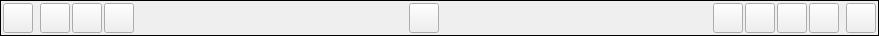
<?xml version="1.0" encoding="UTF-8"?>
<ui version="4.0">
 <class>BottomBarWidgetClass</class>
 <widget class="QFrame" name="BottomBarWidgetClass">
  <property name="geometry">
   <rect>
    <x>0</x>
    <y>0</y>
    <width>879</width>
    <height>36</height>
   </rect>
  </property>
  <property name="sizePolicy">
   <sizepolicy hsizetype="Expanding" vsizetype="Fixed">
    <horstretch>0</horstretch>
    <verstretch>0</verstretch>
   </sizepolicy>
  </property>
  <property name="minimumSize">
   <size>
    <width>0</width>
    <height>0</height>
   </size>
  </property>
  <property name="maximumSize">
   <size>
    <width>16777215</width>
    <height>16777215</height>
   </size>
  </property>
  <property name="windowTitle">
   <string notr="true">Form</string>
  </property>
  <property name="windowOpacity">
   <double>9.000000000000000</double>
  </property>
  <property name="styleSheet">
   <string notr="true"/>
  </property>
  <property name="frameShape">
   <enum>QFrame::Box</enum>
  </property>
  <layout class="QHBoxLayout" name="horizontalLayout">
   <property name="spacing">
    <number>2</number>
   </property>
   <property name="leftMargin">
    <number>2</number>
   </property>
   <property name="topMargin">
    <number>2</number>
   </property>
   <property name="rightMargin">
    <number>2</number>
   </property>
   <property name="bottomMargin">
    <number>2</number>
   </property>
   <item>
    <widget class="VxPushButton" name="m_MessengerButton">
     <property name="sizePolicy">
      <sizepolicy hsizetype="Fixed" vsizetype="Fixed">
       <horstretch>0</horstretch>
       <verstretch>0</verstretch>
      </sizepolicy>
     </property>
     <property name="minimumSize">
      <size>
       <width>30</width>
       <height>30</height>
      </size>
     </property>
     <property name="maximumSize">
      <size>
       <width>30</width>
       <height>30</height>
      </size>
     </property>
     <property name="font">
      <font>
       <pointsize>10</pointsize>
       <bold>true</bold>
      </font>
     </property>
     <property name="text">
      <string notr="true"/>
     </property>
    </widget>
   </item>
   <item>
    <spacer name="horizontalSpacer">
     <property name="orientation">
      <enum>Qt::Horizontal</enum>
     </property>
     <property name="sizeType">
      <enum>QSizePolicy::Fixed</enum>
     </property>
     <property name="sizeHint" stdset="0">
      <size>
       <width>5</width>
       <height>15</height>
      </size>
     </property>
    </spacer>
   </item>
   <item>
    <widget class="VxPushButton" name="m_GroupJoinButton">
     <property name="sizePolicy">
      <sizepolicy hsizetype="Fixed" vsizetype="Fixed">
       <horstretch>0</horstretch>
       <verstretch>0</verstretch>
      </sizepolicy>
     </property>
     <property name="minimumSize">
      <size>
       <width>30</width>
       <height>30</height>
      </size>
     </property>
     <property name="maximumSize">
      <size>
       <width>30</width>
       <height>30</height>
      </size>
     </property>
     <property name="font">
      <font>
       <pointsize>10</pointsize>
       <bold>true</bold>
      </font>
     </property>
     <property name="text">
      <string notr="true"/>
     </property>
    </widget>
   </item>
   <item>
    <widget class="VxPushButton" name="m_ChatRoomJoinButton">
     <property name="minimumSize">
      <size>
       <width>30</width>
       <height>30</height>
      </size>
     </property>
     <property name="maximumSize">
      <size>
       <width>30</width>
       <height>30</height>
      </size>
     </property>
     <property name="text">
      <string notr="true"/>
     </property>
     <property name="iconSize">
      <size>
       <width>30</width>
       <height>30</height>
      </size>
     </property>
    </widget>
   </item>
   <item>
    <widget class="VxPushButton" name="m_RandomConnectJoinButton">
     <property name="sizePolicy">
      <sizepolicy hsizetype="Fixed" vsizetype="Fixed">
       <horstretch>0</horstretch>
       <verstretch>0</verstretch>
      </sizepolicy>
     </property>
     <property name="minimumSize">
      <size>
       <width>30</width>
       <height>30</height>
      </size>
     </property>
     <property name="maximumSize">
      <size>
       <width>30</width>
       <height>30</height>
      </size>
     </property>
     <property name="text">
      <string notr="true"/>
     </property>
     <property name="iconSize">
      <size>
       <width>30</width>
       <height>30</height>
      </size>
     </property>
    </widget>
   </item>
   <item>
    <spacer name="horizontalSpacer_3">
     <property name="orientation">
      <enum>Qt::Horizontal</enum>
     </property>
     <property name="sizeType">
      <enum>QSizePolicy::Expanding</enum>
     </property>
     <property name="sizeHint" stdset="0">
      <size>
       <width>50</width>
       <height>20</height>
      </size>
     </property>
    </spacer>
   </item>
   <item>
    <widget class="VxPushButton" name="m_SettingsButton">
     <property name="sizePolicy">
      <sizepolicy hsizetype="Fixed" vsizetype="Fixed">
       <horstretch>0</horstretch>
       <verstretch>0</verstretch>
      </sizepolicy>
     </property>
     <property name="minimumSize">
      <size>
       <width>30</width>
       <height>30</height>
      </size>
     </property>
     <property name="maximumSize">
      <size>
       <width>30</width>
       <height>30</height>
      </size>
     </property>
     <property name="font">
      <font>
       <pointsize>10</pointsize>
       <bold>true</bold>
      </font>
     </property>
     <property name="text">
      <string notr="true"/>
     </property>
    </widget>
   </item>
   <item>
    <spacer name="horizontalSpacer_4">
     <property name="orientation">
      <enum>Qt::Horizontal</enum>
     </property>
     <property name="sizeHint" stdset="0">
      <size>
       <width>51</width>
       <height>20</height>
      </size>
     </property>
    </spacer>
   </item>
   <item>
    <widget class="VxPushButton" name="m_GroupHostButton">
     <property name="sizePolicy">
      <sizepolicy hsizetype="Fixed" vsizetype="Fixed">
       <horstretch>0</horstretch>
       <verstretch>0</verstretch>
      </sizepolicy>
     </property>
     <property name="minimumSize">
      <size>
       <width>30</width>
       <height>30</height>
      </size>
     </property>
     <property name="maximumSize">
      <size>
       <width>30</width>
       <height>30</height>
      </size>
     </property>
     <property name="font">
      <font>
       <pointsize>10</pointsize>
       <bold>true</bold>
      </font>
     </property>
     <property name="text">
      <string notr="true"/>
     </property>
    </widget>
   </item>
   <item>
    <widget class="VxPushButton" name="m_ChatRoomHostButton">
     <property name="minimumSize">
      <size>
       <width>30</width>
       <height>30</height>
      </size>
     </property>
     <property name="maximumSize">
      <size>
       <width>30</width>
       <height>30</height>
      </size>
     </property>
     <property name="text">
      <string notr="true"/>
     </property>
     <property name="iconSize">
      <size>
       <width>30</width>
       <height>30</height>
      </size>
     </property>
    </widget>
   </item>
   <item>
    <widget class="VxPushButton" name="m_RandomConnectHostButton">
     <property name="sizePolicy">
      <sizepolicy hsizetype="Fixed" vsizetype="Fixed">
       <horstretch>0</horstretch>
       <verstretch>0</verstretch>
      </sizepolicy>
     </property>
     <property name="minimumSize">
      <size>
       <width>30</width>
       <height>30</height>
      </size>
     </property>
     <property name="maximumSize">
      <size>
       <width>30</width>
       <height>30</height>
      </size>
     </property>
     <property name="text">
      <string notr="true"/>
     </property>
     <property name="iconSize">
      <size>
       <width>30</width>
       <height>30</height>
      </size>
     </property>
    </widget>
   </item>
   <item>
    <widget class="VxMenuButtonBottom" name="m_MenuBottomButton">
     <property name="sizePolicy">
      <sizepolicy hsizetype="Fixed" vsizetype="Fixed">
       <horstretch>0</horstretch>
       <verstretch>0</verstretch>
      </sizepolicy>
     </property>
     <property name="minimumSize">
      <size>
       <width>30</width>
       <height>30</height>
      </size>
     </property>
     <property name="maximumSize">
      <size>
       <width>30</width>
       <height>30</height>
      </size>
     </property>
     <property name="font">
      <font>
       <pointsize>10</pointsize>
       <bold>true</bold>
      </font>
     </property>
     <property name="text">
      <string/>
     </property>
    </widget>
   </item>
   <item>
    <spacer name="horizontalSpacer_2">
     <property name="orientation">
      <enum>Qt::Horizontal</enum>
     </property>
     <property name="sizeType">
      <enum>QSizePolicy::Fixed</enum>
     </property>
     <property name="sizeHint" stdset="0">
      <size>
       <width>5</width>
       <height>15</height>
      </size>
     </property>
    </spacer>
   </item>
   <item>
    <widget class="VxPushButton" name="m_ExpandButton">
     <property name="sizePolicy">
      <sizepolicy hsizetype="Fixed" vsizetype="Fixed">
       <horstretch>0</horstretch>
       <verstretch>0</verstretch>
      </sizepolicy>
     </property>
     <property name="minimumSize">
      <size>
       <width>30</width>
       <height>30</height>
      </size>
     </property>
     <property name="maximumSize">
      <size>
       <width>30</width>
       <height>30</height>
      </size>
     </property>
     <property name="font">
      <font>
       <pointsize>10</pointsize>
       <bold>true</bold>
      </font>
     </property>
     <property name="text">
      <string notr="true"/>
     </property>
    </widget>
   </item>
  </layout>
 </widget>
 <customwidgets>
  <customwidget>
   <class>VxPushButton</class>
   <extends>QPushButton</extends>
   <header>VxPushButton.h</header>
  </customwidget>
  <customwidget>
   <class>VxMenuButtonBottom</class>
   <extends>QPushButton</extends>
   <header>VxMenuButtonBottom.h</header>
  </customwidget>
 </customwidgets>
 <resources/>
 <connections/>
</ui>
